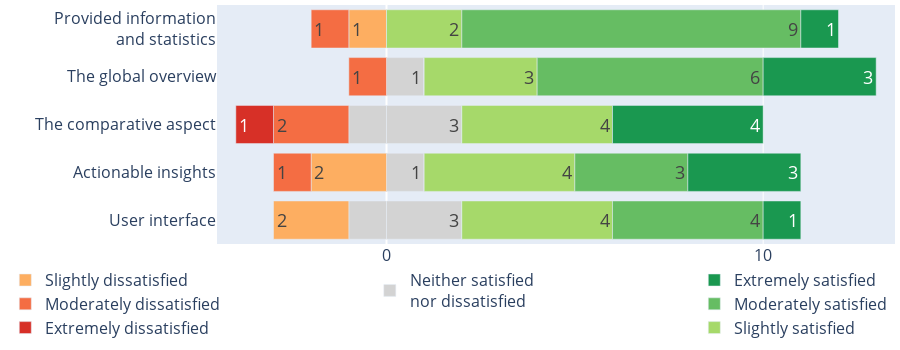

The notebook cell saved with this chart:
### Code cell
df = df.iloc[::-1]
fig = go.Figure()

category_order = [
    'Extremely dissatisfied',
    'Moderately dissatisfied',
    'Slightly dissatisfied',
    'Neither satisfied nor dissatisfied',
    'Neither satisfied nor dissatisfied.1',
    'Slightly satisfied',
    'Moderately satisfied',
    'Extremely satisfied'
]

df = df[[    
    'Extremely dissatisfied',
    'Moderately dissatisfied',
    'Slightly dissatisfied',
    'Neither satisfied nor dissatisfied',
    'Neither satisfied nor dissatisfied.1',
    'Slightly satisfied',
    'Moderately satisfied',
    'Extremely satisfied'
]]

fig.add_trace(go.Bar(
    x = df["Neither satisfied nor dissatisfied"],
    y = df.index,
    name = "Neither satisfied<br>nor dissatisfied",
    # text = 
    # showlegend= False,
    orientation = 'h',
    marker_color = 'lightgrey',
    legend="legend2",
    legendrank=4,
    textfont=dict(size=16)
))

fig.add_trace(go.Bar(
    x = df["Neither satisfied nor dissatisfied.1"],
    y = df.index,
    name = "Neither satisfied nor dissatisfied.1",
    text = (-df['Neither satisfied nor dissatisfied']+df['Neither satisfied nor dissatisfied.1']).abs(),
    showlegend= False,
    legend="legend2",
    orientation = 'h',
    marker_color = 'lightgrey',
    textfont=dict(size=16)
))

fig.add_trace(go.Bar(
    x = df["Slightly dissatisfied"],
    y = df.index,
    name = "Slightly dissatisfied",
    text = df["Slightly dissatisfied"].abs(),
    orientation = 'h',
    marker_color = cl.scales[str(len(category_order))]['div']['RdYlGn'][category_order.index("Slightly dissatisfied")],
    legend="legend3",
    legendrank=3,
    textfont=dict(size=16)
))   

fig.add_trace(go.Bar(
    x = df["Moderately dissatisfied"],
    y = df.index,
    name = "Moderately dissatisfied",
    text = df["Moderately dissatisfied"].abs(),
    orientation = 'h',
    marker_color = cl.scales[str(len(category_order))]['div']['RdYlGn'][category_order.index("Moderately dissatisfied")],
    legend="legend3",
    legendrank=2,
    textfont=dict(size=16)
))   

fig.add_trace(go.Bar(
    x = df["Extremely dissatisfied"],
    y = df.index,
    name = "Extremely dissatisfied",
    text = df["Extremely dissatisfied"].abs(),
    orientation = 'h',
    marker_color = cl.scales[str(len(category_order))]['div']['RdYlGn'][category_order.index("Extremely dissatisfied")],
    legend="legend3",
    legendrank=1,
    textfont=dict(size=16)
))     

fig.add_trace(go.Bar(
    x = df["Slightly satisfied"],
    y = df.index,
    name = "Slightly satisfied",
    text = df["Slightly satisfied"].abs(),
    orientation = 'h',
    marker_color = cl.scales[str(len(category_order))]['div']['RdYlGn'][category_order.index("Slightly satisfied")],
    # legend="legend",
    legendrank=5,
    textfont=dict(size=16)
))

fig.add_trace(go.Bar(
    x = df["Moderately satisfied"],
    y = df.index,
    name = "Moderately satisfied",
    text = df["Moderately satisfied"].abs(),
    orientation = 'h',
    marker_color = cl.scales[str(len(category_order))]['div']['RdYlGn'][category_order.index("Moderately satisfied")],
    # legend="legend",
    legendrank=6,
    textfont=dict(size=16)
))

fig.add_trace(go.Bar(
    x = df["Extremely satisfied"],
    y = df.index,
    name = "Extremely satisfied",
    text = df["Extremely satisfied"].abs(),
    orientation = 'h',
    marker_color = cl.scales[str(len(category_order))]['div']['RdYlGn'][category_order.index("Extremely satisfied")],
    # legend="legend",
    legendrank=7,
    textfont=dict(size=16)
))    

fig.update_layout(
    margin=dict(l=200, r=5, t=5, b=5),
    barmode = 'relative',
    title = '',
    xaxis = dict(
        tickmode = 'array',
        tickvals = [-20, -10, 0, 10, 20],
        ticktext = ['20', '10', '0', '10', '20'],
        tickfont=dict(size=16),
        range = [-4.5, 13.5],
    ), 
    legend=dict(
        yanchor="top", 
        y=-0.08, 
        xanchor="center", 
        x=0.85,  # Adjust this value to move the legend more to the left
        font=dict(size=16),
        traceorder='reversed',
        orientation="v",
        # title="Satisfied"
    ),
    legend2=dict(
        yanchor="top", 
        y=-0.08, 
        xanchor="center", 
        x=0.35,  # Adjust this value to move the legend more to the left
        font=dict(size=16),
        traceorder='reversed',
        orientation="v",
        # title="Neutral"
    ),
    legend3=dict(
        yanchor="top", 
        y=-0.08, 
        xanchor="center", 
        x=-0.15,  # Adjust this value to move the legend more to the left
        font=dict(size=16),
        traceorder='reversed',
        orientation="v",
        # title="Dissatisfied"
    ),
    yaxis=dict(
        tickfont=dict(size=16)  # Increase the font size for y-axis labels here
    ),
    autosize=False,
    width=900,
    height=df.shape[0]*50+100,
)

fig.update_traces(textposition='inside', textfont_size=18)

fig.update_yaxes(showticklabels=True, automargin=True)
fig.show()
fig.write_image("../generated-figures/satisfaction.pdf")

### Figure 1 — Plotly figure (JSON) as saved in the notebook; plotly's stock layout.template omitted (floating-point values rounded to 4 significant figures)
{"data": [{"legend": "legend2", "legendrank": 4, "marker": {"color": "lightgrey"}, "name": "Neither satisfied<br>nor dissatisfied", "orientation": "h", "textfont": {"size": 18}, "textposition": "inside", "type": "bar", "x": [-1, 0, -1, 0, 0], "y": ["User interface", "Actionable insights", "The comparative aspect", "The global overview", "Provided information<br>and statistics"]}, {"legend": "legend2", "marker": {"color": "lightgrey"}, "name": "Neither satisfied nor dissatisfied.1", "orientation": "h", "showlegend": false, "text": [3, 1, 3, 1, 0], "textfont": {"size": 18}, "textposition": "inside", "type": "bar", "x": [2, 1, 2, 1, 0], "y": ["User interface", "Actionable insights", "The comparative aspect", "The global overview", "Provided information<br>and statistics"]}, {"legend": "legend3", "legendrank": 3, "marker": {"color": "rgb(253,174,97)"}, "name": "Slightly dissatisfied", "orientation": "h", "text": [2, 2, 0, 0, 1], "textfont": {"size": 18}, "textposition": "inside", "type": "bar", "x": [-2, -2, 0, 0, -1], "y": ["User interface", "Actionable insights", "The comparative aspect", "The global overview", "Provided information<br>and statistics"]}, {"legend": "legend3", "legendrank": 2, "marker": {"color": "rgb(244,109,67)"}, "name": "Moderately dissatisfied", "orientation": "h", "text": [0, 1, 2, 1, 1], "textfont": {"size": 18}, "textposition": "inside", "type": "bar", "x": [0, -1, -2, -1, -1], "y": ["User interface", "Actionable insights", "The comparative aspect", "The global overview", "Provided information<br>and statistics"]}, {"legend": "legend3", "legendrank": 1, "marker": {"color": "rgb(215,48,39)"}, "name": "Extremely dissatisfied", "orientation": "h", "text": [0, 0, 1, 0, 0], "textfont": {"size": 18}, "textposition": "inside", "type": "bar", "x": [0, 0, -1, 0, 0], "y": ["User interface", "Actionable insights", "The comparative aspect", "The global overview", "Provided information<br>and statistics"]}, {"legendrank": 5, "marker": {"color": "rgb(166,217,106)"}, "name": "Slightly satisfied", "orientation": "h", "text": [4, 4, 4, 3, 2], "textfont": {"size": 18}, "textposition": "inside", "type": "bar", "x": [4, 4, 4, 3, 2], "y": ["User interface", "Actionable insights", "The comparative aspect", "The global overview", "Provided information<br>and statistics"]}, {"legendrank": 6, "marker": {"color": "rgb(102,189,99)"}, "name": "Moderately satisfied", "orientation": "h", "text": [4, 3, 0, 6, 9], "textfont": {"size": 18}, "textposition": "inside", "type": "bar", "x": [4, 3, 0, 6, 9], "y": ["User interface", "Actionable insights", "The comparative aspect", "The global overview", "Provided information<br>and statistics"]}, {"legendrank": 7, "marker": {"color": "rgb(26,152,80)"}, "name": "Extremely satisfied", "orientation": "h", "text": [1, 3, 4, 3, 1], "textfont": {"size": 18}, "textposition": "inside", "type": "bar", "x": [1, 3, 4, 3, 1], "y": ["User interface", "Actionable insights", "The comparative aspect", "The global overview", "Provided information<br>and statistics"]}], "layout": {"autosize": false, "barmode": "relative", "height": 350, "legend": {"font": {"size": 16}, "orientation": "v", "traceorder": "reversed", "x": 0.85, "xanchor": "center", "y": -0.08, "yanchor": "top"}, "legend2": {"font": {"size": 16}, "orientation": "v", "traceorder": "reversed", "x": 0.35, "xanchor": "center", "y": -0.08, "yanchor": "top"}, "legend3": {"font": {"size": 16}, "orientation": "v", "traceorder": "reversed", "x": -0.15, "xanchor": "center", "y": -0.08, "yanchor": "top"}, "margin": {"b": 5, "l": 200, "r": 5, "t": 5}, "title": {"text": ""}, "width": 900, "xaxis": {"range": [-4.5, 13.5], "tickfont": {"size": 16}, "tickmode": "array", "ticktext": ["20", "10", "0", "10", "20"], "tickvals": [-20, -10, 0, 10, 20]}, "yaxis": {"automargin": true, "showticklabels": true, "tickfont": {"size": 16}}}}
